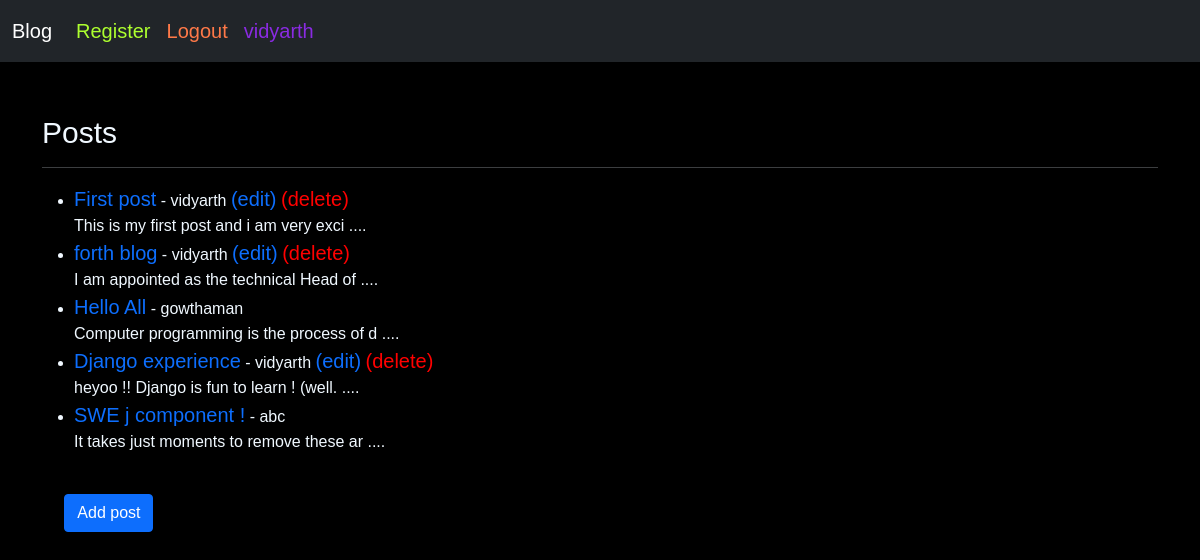
The app's page / (signed in) with its own data.
### myblog/models.py (models this page shows, shortened)
class post(models.Model):
    title = models.CharField(max_length=25)
    author = models.ForeignKey(User, on_delete=models.CASCADE)
    body = models.TextField()

### myblog/views.py (the view)
# urls.py: path('', homeview.as_view(), name = "home"),
class homeview(ListView):
    model = post
    template_name = "home.html"

### myblog/templates/home.html
{% extends 'base.html' %}
{% block content %}
    <br>
    <br>
    <h1>Posts</h1>
    <hr>
    <ul>
    {% for i in object_list %}
        <li><a href="{% url 'article' pk=i.pk %}">{{i.title}}</a> - {{i.author}}
            {% if user.id == i.author.id %}
                <a href="{% url 'update' pk=i.pk %}">(edit)</a>
                <a href="{% url 'delete' pk=i.pk %}" style="color:red">(delete)</a>
            {% endif %}
        <br>
        {{i.body|slice:":40"}} .... </li>
    {% endfor %}
    </ul>
    <br>
    {% if user.is_authenticated %}
        <a href="{% url 'add'  %}" class="btn btn-primary" style="margin-left: 2%;">Add post</a> <br>
    {% endif %}
{% endblock %}

### myblog/templates/base.html (shortened to what this page needs)
<!doctype html>
<html lang="en">
<head>
    <link href="https://cdn.jsdelivr.net/npm/bootstrap@5.1.3/dist/css/bootstrap.min.css" rel="stylesheet"
>
</head>
<body>
    <nav class="navbar navbar-expand-lg navbar-dark bg-dark" style="background-color: rgb(39, 38, 38);">
        <div class="container-fluid">
            <a class="navbar-brand" href="{% url 'home' %}" >Blog</a>
            <div class="collapse navbar-collapse" id="navbarNav">
                <ul class="navbar-nav">
                    <li class="nav-item">
                        <a class="nav-link active" aria-current="page" href="{% url 'register' %}" style="color:greenyellow">Register</a>
                    </li>
                    {% if user.is_authenticated %}
                    <li class="nav-item">
                        <a class="nav-link" href="{% url 'logout' %}" style="color: rgb(255, 121, 72)">Logout</a>
                    </li>
                    <li class="nav-item">
                        <a class="nav-link" href="#" style="color: blueviolet;">{{user}}</a>
                    </li>
                    {% else %}
                        <li class="nav-item">
                            <a class="nav-link" href="{% url 'login' %}">Login</a>
                        </li>
                    {% endif %}
                </ul>
            </div>
        </div>
    </nav>
    <div class="container">
        {% block content %}
        {% endblock %}
    </div>
</body>
</html>

### myblog/templates/base.html (style rules this page uses)
body { font-family: 'Gill Sans', 'Gill Sans MT', Calibri, 'Trebuchet MS', sans-serif; background-color: black; }
h1 { color: aliceblue; margin-top: 5px; font-size: 30px; }
a { text-decoration: none; font-size: 20px; }
li { color: aliceblue; }
hr { color: aliceblue; }

### records on screen
post: title "First post", author "vidyarth", shows "(edit)", body "This is my first post and i am very exci"
post: title "forth blog", author "vidyarth", shows "(edit)", body "I am appointed as the technical Head of"
post: title "Hello All", author "gowthaman", body "Computer programming is the process of d"
post: title "Django experience", author "vidyarth", shows "(edit)", body "heyoo !! Django is fun to learn ! (well."
post: title "SWE j component !", author "abc", body "It takes just moments to remove these ar"

### other values on screen
{{ user }} "vidyarth"
